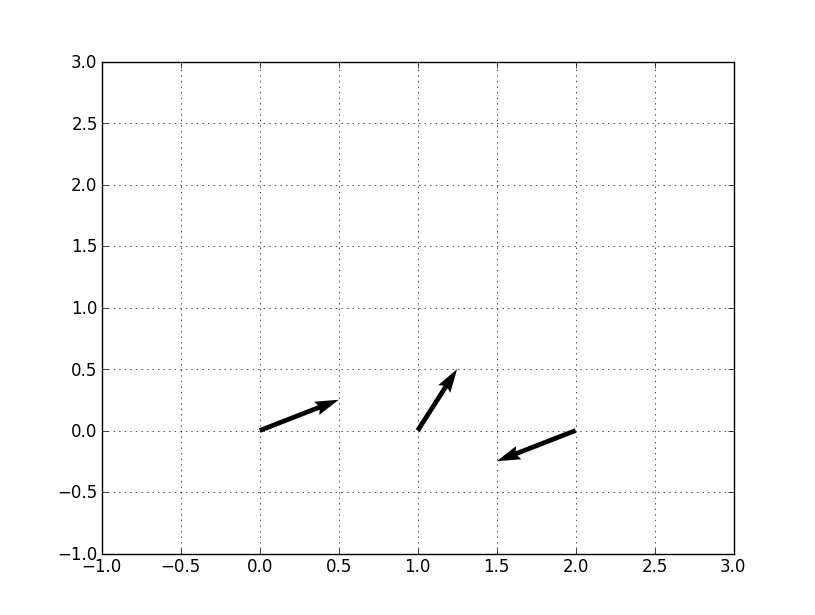

Write Python code to recreate this figure.
# -*- coding: utf-8 -*-
import numpy as np
import matplotlib.pyplot as plt

plt.figure()

# 矢印（ベクトル）の成分
U = 0.5,0.25,-0.5
V = 0.25,0.5,-0.25

# 矢印（ベクトル）
plt.quiver(U,V,angles='xy',scale_units='xy',scale=1)

# z,y軸の設定
plt.xlim([-1,3])
plt.ylim([-1,3])
# グラフ描画
plt.grid()
plt.draw()
plt.show()
